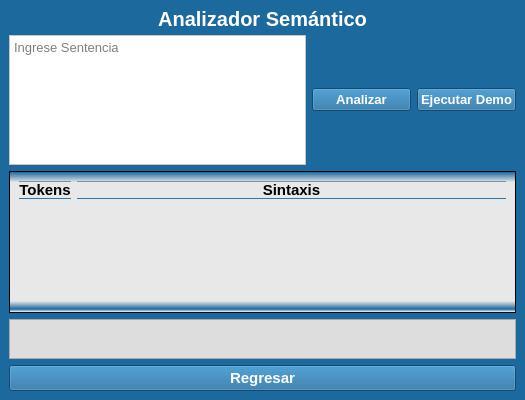
<?xml version="1.0" encoding="UTF-8"?>
<ui version="4.0">
 <class>MainWindow</class>
 <widget class="QMainWindow" name="MainWindow">
  <property name="geometry">
   <rect>
    <x>0</x>
    <y>0</y>
    <width>525</width>
    <height>400</height>
   </rect>
  </property>
  <property name="sizePolicy">
   <sizepolicy hsizetype="Minimum" vsizetype="Minimum">
    <horstretch>0</horstretch>
    <verstretch>0</verstretch>
   </sizepolicy>
  </property>
  <property name="minimumSize">
   <size>
    <width>500</width>
    <height>250</height>
   </size>
  </property>
  <property name="maximumSize">
   <size>
    <width>800</width>
    <height>1000</height>
   </size>
  </property>
  <property name="windowTitle">
   <string>Proyecto - Samira Suárez|David Yánez</string>
  </property>
  <property name="styleSheet">
   <string notr="true">background-color:rgb(28, 105, 157);
color:white;
</string>
  </property>
  <widget class="QWidget" name="centralwidget">
   <layout class="QVBoxLayout" name="verticalLayout" stretch="0,0,0,3,0">
    <item>
     <widget class="QLabel" name="Label_title">
      <property name="maximumSize">
       <size>
        <width>16777215</width>
        <height>20</height>
       </size>
      </property>
      <property name="font">
       <font>
        <pointsize>15</pointsize>
        <weight>75</weight>
        <bold>true</bold>
       </font>
      </property>
      <property name="text">
       <string>Analizador Semántico</string>
      </property>
      <property name="alignment">
       <set>Qt::AlignCenter</set>
      </property>
     </widget>
    </item>
    <item>
     <layout class="QHBoxLayout" name="horizontalLayout" stretch="3,1,1">
      <property name="sizeConstraint">
       <enum>QLayout::SetMinimumSize</enum>
      </property>
      <item>
       <widget class="QPlainTextEdit" name="Text_Sem">
        <property name="sizePolicy">
         <sizepolicy hsizetype="Minimum" vsizetype="Minimum">
          <horstretch>0</horstretch>
          <verstretch>0</verstretch>
         </sizepolicy>
        </property>
        <property name="maximumSize">
         <size>
          <width>16777215</width>
          <height>130</height>
         </size>
        </property>
        <property name="sizeIncrement">
         <size>
          <width>1</width>
          <height>1</height>
         </size>
        </property>
        <property name="font">
         <font>
          <pointsize>10</pointsize>
         </font>
        </property>
        <property name="cursor" stdset="0">
         <cursorShape>IBeamCursor</cursorShape>
        </property>
        <property name="styleSheet">
         <string notr="true">background-color:white;
color: black;</string>
        </property>
        <property name="horizontalScrollBarPolicy">
         <enum>Qt::ScrollBarAlwaysOff</enum>
        </property>
        <property name="placeholderText">
         <string>Ingrese Sentencia</string>
        </property>
       </widget>
      </item>
      <item>
       <widget class="QPushButton" name="Button_Analizar">
        <property name="sizePolicy">
         <sizepolicy hsizetype="Expanding" vsizetype="Fixed">
          <horstretch>0</horstretch>
          <verstretch>0</verstretch>
         </sizepolicy>
        </property>
        <property name="font">
         <font>
          <pointsize>10</pointsize>
          <weight>75</weight>
          <bold>true</bold>
         </font>
        </property>
        <property name="cursor">
         <cursorShape>PointingHandCursor</cursorShape>
        </property>
        <property name="text">
         <string>Analizar</string>
        </property>
        <property name="shortcut">
         <string>Return</string>
        </property>
       </widget>
      </item>
      <item>
       <widget class="QPushButton" name="Button_Demo">
        <property name="sizePolicy">
         <sizepolicy hsizetype="Expanding" vsizetype="Fixed">
          <horstretch>0</horstretch>
          <verstretch>0</verstretch>
         </sizepolicy>
        </property>
        <property name="font">
         <font>
          <pointsize>10</pointsize>
          <weight>75</weight>
          <bold>true</bold>
         </font>
        </property>
        <property name="cursor">
         <cursorShape>PointingHandCursor</cursorShape>
        </property>
        <property name="text">
         <string>Ejecutar Demo</string>
        </property>
       </widget>
      </item>
     </layout>
    </item>
    <item>
     <widget class="QScrollArea" name="scrollArea">
      <property name="palette">
       <palette>
        <active>
         <colorrole role="WindowText">
          <brush brushstyle="SolidPattern">
           <color alpha="255">
            <red>0</red>
            <green>0</green>
            <blue>0</blue>
           </color>
          </brush>
         </colorrole>
         <colorrole role="Button">
          <brush brushstyle="LinearGradientPattern">
           <gradient startx="0.000000000000000" starty="0.000000000000000" endx="0.000000000000000" endy="1.000000000000000" type="LinearGradient" spread="PadSpread" coordinatemode="ObjectBoundingMode">
            <gradientstop position="0.000000000000000">
             <color alpha="255">
              <red>28</red>
              <green>105</green>
              <blue>157</blue>
             </color>
            </gradientstop>
            <gradientstop position="0.073863600000000">
             <color alpha="255">
              <red>232</red>
              <green>232</green>
              <blue>232</blue>
             </color>
            </gradientstop>
            <gradientstop position="0.920455000000000">
             <color alpha="255">
              <red>232</red>
              <green>232</green>
              <blue>232</blue>
             </color>
            </gradientstop>
            <gradientstop position="0.977273000000000">
             <color alpha="255">
              <red>28</red>
              <green>105</green>
              <blue>157</blue>
             </color>
            </gradientstop>
            <gradientstop position="1.000000000000000">
             <color alpha="255">
              <red>255</red>
              <green>255</green>
              <blue>255</blue>
             </color>
            </gradientstop>
           </gradient>
          </brush>
         </colorrole>
         <colorrole role="Light">
          <brush brushstyle="SolidPattern">
           <color alpha="255">
            <red>255</red>
            <green>255</green>
            <blue>255</blue>
           </color>
          </brush>
         </colorrole>
         <colorrole role="Midlight">
          <brush brushstyle="SolidPattern">
           <color alpha="255">
            <red>255</red>
            <green>255</green>
            <blue>255</blue>
           </color>
          </brush>
         </colorrole>
         <colorrole role="Dark">
          <brush brushstyle="SolidPattern">
           <color alpha="255">
            <red>127</red>
            <green>127</green>
            <blue>127</blue>
           </color>
          </brush>
         </colorrole>
         <colorrole role="Mid">
          <brush brushstyle="SolidPattern">
           <color alpha="255">
            <red>170</red>
            <green>170</green>
            <blue>170</blue>
           </color>
          </brush>
         </colorrole>
         <colorrole role="Text">
          <brush brushstyle="SolidPattern">
           <color alpha="255">
            <red>0</red>
            <green>0</green>
            <blue>0</blue>
           </color>
          </brush>
         </colorrole>
         <colorrole role="BrightText">
          <brush brushstyle="SolidPattern">
           <color alpha="255">
            <red>255</red>
            <green>255</green>
            <blue>255</blue>
           </color>
          </brush>
         </colorrole>
         <colorrole role="ButtonText">
          <brush brushstyle="SolidPattern">
           <color alpha="255">
            <red>0</red>
            <green>0</green>
            <blue>0</blue>
           </color>
          </brush>
         </colorrole>
         <colorrole role="Base">
          <brush brushstyle="LinearGradientPattern">
           <gradient startx="0.000000000000000" starty="0.000000000000000" endx="0.000000000000000" endy="1.000000000000000" type="LinearGradient" spread="PadSpread" coordinatemode="ObjectBoundingMode">
            <gradientstop position="0.000000000000000">
             <color alpha="255">
              <red>28</red>
              <green>105</green>
              <blue>157</blue>
             </color>
            </gradientstop>
            <gradientstop position="0.073863600000000">
             <color alpha="255">
              <red>232</red>
              <green>232</green>
              <blue>232</blue>
             </color>
            </gradientstop>
            <gradientstop position="0.920455000000000">
             <color alpha="255">
              <red>232</red>
              <green>232</green>
              <blue>232</blue>
             </color>
            </gradientstop>
            <gradientstop position="0.977273000000000">
             <color alpha="255">
              <red>28</red>
              <green>105</green>
              <blue>157</blue>
             </color>
            </gradientstop>
            <gradientstop position="1.000000000000000">
             <color alpha="255">
              <red>255</red>
              <green>255</green>
              <blue>255</blue>
             </color>
            </gradientstop>
           </gradient>
          </brush>
         </colorrole>
         <colorrole role="Window">
          <brush brushstyle="LinearGradientPattern">
           <gradient startx="0.000000000000000" starty="0.000000000000000" endx="0.000000000000000" endy="1.000000000000000" type="LinearGradient" spread="PadSpread" coordinatemode="ObjectBoundingMode">
            <gradientstop position="0.000000000000000">
             <color alpha="255">
              <red>28</red>
              <green>105</green>
              <blue>157</blue>
             </color>
            </gradientstop>
            <gradientstop position="0.073863600000000">
             <color alpha="255">
              <red>232</red>
              <green>232</green>
              <blue>232</blue>
             </color>
            </gradientstop>
            <gradientstop position="0.920455000000000">
             <color alpha="255">
              <red>232</red>
              <green>232</green>
              <blue>232</blue>
             </color>
            </gradientstop>
            <gradientstop position="0.977273000000000">
             <color alpha="255">
              <red>28</red>
              <green>105</green>
              <blue>157</blue>
             </color>
            </gradientstop>
            <gradientstop position="1.000000000000000">
             <color alpha="255">
              <red>255</red>
              <green>255</green>
              <blue>255</blue>
             </color>
            </gradientstop>
           </gradient>
          </brush>
         </colorrole>
         <colorrole role="Shadow">
          <brush brushstyle="SolidPattern">
           <color alpha="255">
            <red>0</red>
            <green>0</green>
            <blue>0</blue>
           </color>
          </brush>
         </colorrole>
         <colorrole role="AlternateBase">
          <brush brushstyle="SolidPattern">
           <color alpha="255">
            <red>255</red>
            <green>255</green>
            <blue>255</blue>
           </color>
          </brush>
         </colorrole>
         <colorrole role="ToolTipBase">
          <brush brushstyle="SolidPattern">
           <color alpha="255">
            <red>255</red>
            <green>255</green>
            <blue>220</blue>
           </color>
          </brush>
         </colorrole>
         <colorrole role="ToolTipText">
          <brush brushstyle="SolidPattern">
           <color alpha="255">
            <red>0</red>
            <green>0</green>
            <blue>0</blue>
           </color>
          </brush>
         </colorrole>
        </active>
        <inactive>
         <colorrole role="WindowText">
          <brush brushstyle="SolidPattern">
           <color alpha="255">
            <red>0</red>
            <green>0</green>
            <blue>0</blue>
           </color>
          </brush>
         </colorrole>
         <colorrole role="Button">
          <brush brushstyle="LinearGradientPattern">
           <gradient startx="0.000000000000000" starty="0.000000000000000" endx="0.000000000000000" endy="1.000000000000000" type="LinearGradient" spread="PadSpread" coordinatemode="ObjectBoundingMode">
            <gradientstop position="0.000000000000000">
             <color alpha="255">
              <red>28</red>
              <green>105</green>
              <blue>157</blue>
             </color>
            </gradientstop>
            <gradientstop position="0.073863600000000">
             <color alpha="255">
              <red>232</red>
              <green>232</green>
              <blue>232</blue>
             </color>
            </gradientstop>
            <gradientstop position="0.920455000000000">
             <color alpha="255">
              <red>232</red>
              <green>232</green>
              <blue>232</blue>
             </color>
            </gradientstop>
            <gradientstop position="0.977273000000000">
             <color alpha="255">
              <red>28</red>
              <green>105</green>
              <blue>157</blue>
             </color>
            </gradientstop>
            <gradientstop position="1.000000000000000">
             <color alpha="255">
              <red>255</red>
              <green>255</green>
              <blue>255</blue>
             </color>
            </gradientstop>
           </gradient>
          </brush>
         </colorrole>
         <colorrole role="Light">
          <brush brushstyle="SolidPattern">
           <color alpha="255">
            <red>255</red>
            <green>255</green>
            <blue>255</blue>
           </color>
          </brush>
         </colorrole>
         <colorrole role="Midlight">
          <brush brushstyle="SolidPattern">
           <color alpha="255">
            <red>255</red>
            <green>255</green>
            <blue>255</blue>
           </color>
          </brush>
         </colorrole>
         <colorrole role="Dark">
          <brush brushstyle="SolidPattern">
           <color alpha="255">
            <red>127</red>
            <green>127</green>
            <blue>127</blue>
           </color>
          </brush>
         </colorrole>
         <colorrole role="Mid">
          <brush brushstyle="SolidPattern">
           <color alpha="255">
            <red>170</red>
            <green>170</green>
            <blue>170</blue>
           </color>
          </brush>
         </colorrole>
         <colorrole role="Text">
          <brush brushstyle="SolidPattern">
           <color alpha="255">
            <red>0</red>
            <green>0</green>
            <blue>0</blue>
           </color>
          </brush>
         </colorrole>
         <colorrole role="BrightText">
          <brush brushstyle="SolidPattern">
           <color alpha="255">
            <red>255</red>
            <green>255</green>
            <blue>255</blue>
           </color>
          </brush>
         </colorrole>
         <colorrole role="ButtonText">
          <brush brushstyle="SolidPattern">
           <color alpha="255">
            <red>0</red>
            <green>0</green>
            <blue>0</blue>
           </color>
          </brush>
         </colorrole>
         <colorrole role="Base">
          <brush brushstyle="LinearGradientPattern">
           <gradient startx="0.000000000000000" starty="0.000000000000000" endx="0.000000000000000" endy="1.000000000000000" type="LinearGradient" spread="PadSpread" coordinatemode="ObjectBoundingMode">
            <gradientstop position="0.000000000000000">
             <color alpha="255">
              <red>28</red>
              <green>105</green>
              <blue>157</blue>
             </color>
            </gradientstop>
            <gradientstop position="0.073863600000000">
             <color alpha="255">
              <red>232</red>
              <green>232</green>
              <blue>232</blue>
             </color>
            </gradientstop>
            <gradientstop position="0.920455000000000">
             <color alpha="255">
              <red>232</red>
              <green>232</green>
              <blue>232</blue>
             </color>
            </gradientstop>
            <gradientstop position="0.977273000000000">
             <color alpha="255">
              <red>28</red>
              <green>105</green>
              <blue>157</blue>
             </color>
            </gradientstop>
            <gradientstop position="1.000000000000000">
             <color alpha="255">
              <red>255</red>
              <green>255</green>
              <blue>255</blue>
             </color>
            </gradientstop>
           </gradient>
          </brush>
         </colorrole>
         <colorrole role="Window">
          <brush brushstyle="LinearGradientPattern">
           <gradient startx="0.000000000000000" starty="0.000000000000000" endx="0.000000000000000" endy="1.000000000000000" type="LinearGradient" spread="PadSpread" coordinatemode="ObjectBoundingMode">
            <gradientstop position="0.000000000000000">
             <color alpha="255">
              <red>28</red>
              <green>105</green>
              <blue>157</blue>
             </color>
            </gradientstop>
            <gradientstop position="0.073863600000000">
             <color alpha="255">
              <red>232</red>
              <green>232</green>
              <blue>232</blue>
             </color>
            </gradientstop>
            <gradientstop position="0.920455000000000">
             <color alpha="255">
              <red>232</red>
              <green>232</green>
              <blue>232</blue>
             </color>
            </gradientstop>
            <gradientstop position="0.977273000000000">
             <color alpha="255">
              <red>28</red>
              <green>105</green>
              <blue>157</blue>
             </color>
            </gradientstop>
            <gradientstop position="1.000000000000000">
             <color alpha="255">
              <red>255</red>
              <green>255</green>
              <blue>255</blue>
             </color>
            </gradientstop>
           </gradient>
          </brush>
         </colorrole>
         <colorrole role="Shadow">
          <brush brushstyle="SolidPattern">
           <color alpha="255">
            <red>0</red>
            <green>0</green>
            <blue>0</blue>
           </color>
          </brush>
         </colorrole>
         <colorrole role="AlternateBase">
          <brush brushstyle="SolidPattern">
           <color alpha="255">
            <red>255</red>
            <green>255</green>
            <blue>255</blue>
           </color>
          </brush>
         </colorrole>
         <colorrole role="ToolTipBase">
          <brush brushstyle="SolidPattern">
           <color alpha="255">
            <red>255</red>
            <green>255</green>
            <blue>220</blue>
           </color>
          </brush>
         </colorrole>
         <colorrole role="ToolTipText">
          <brush brushstyle="SolidPattern">
           <color alpha="255">
            <red>0</red>
            <green>0</green>
            <blue>0</blue>
           </color>
          </brush>
         </colorrole>
        </inactive>
        <disabled>
         <colorrole role="WindowText">
          <brush brushstyle="SolidPattern">
           <color alpha="255">
            <red>0</red>
            <green>0</green>
            <blue>0</blue>
           </color>
          </brush>
         </colorrole>
         <colorrole role="Button">
          <brush brushstyle="LinearGradientPattern">
           <gradient startx="0.000000000000000" starty="0.000000000000000" endx="0.000000000000000" endy="1.000000000000000" type="LinearGradient" spread="PadSpread" coordinatemode="ObjectBoundingMode">
            <gradientstop position="0.000000000000000">
             <color alpha="255">
              <red>28</red>
              <green>105</green>
              <blue>157</blue>
             </color>
            </gradientstop>
            <gradientstop position="0.073863600000000">
             <color alpha="255">
              <red>232</red>
              <green>232</green>
              <blue>232</blue>
             </color>
            </gradientstop>
            <gradientstop position="0.920455000000000">
             <color alpha="255">
              <red>232</red>
              <green>232</green>
              <blue>232</blue>
             </color>
            </gradientstop>
            <gradientstop position="0.977273000000000">
             <color alpha="255">
              <red>28</red>
              <green>105</green>
              <blue>157</blue>
             </color>
            </gradientstop>
            <gradientstop position="1.000000000000000">
             <color alpha="255">
              <red>255</red>
              <green>255</green>
              <blue>255</blue>
             </color>
            </gradientstop>
           </gradient>
          </brush>
         </colorrole>
         <colorrole role="Light">
          <brush brushstyle="SolidPattern">
           <color alpha="255">
            <red>255</red>
            <green>255</green>
            <blue>255</blue>
           </color>
          </brush>
         </colorrole>
         <colorrole role="Midlight">
          <brush brushstyle="SolidPattern">
           <color alpha="255">
            <red>255</red>
            <green>255</green>
            <blue>255</blue>
           </color>
          </brush>
         </colorrole>
         <colorrole role="Dark">
          <brush brushstyle="SolidPattern">
           <color alpha="255">
            <red>127</red>
            <green>127</green>
            <blue>127</blue>
           </color>
          </brush>
         </colorrole>
         <colorrole role="Mid">
          <brush brushstyle="SolidPattern">
           <color alpha="255">
            <red>170</red>
            <green>170</green>
            <blue>170</blue>
           </color>
          </brush>
         </colorrole>
         <colorrole role="Text">
          <brush brushstyle="SolidPattern">
           <color alpha="255">
            <red>0</red>
            <green>0</green>
            <blue>0</blue>
           </color>
          </brush>
         </colorrole>
         <colorrole role="BrightText">
          <brush brushstyle="SolidPattern">
           <color alpha="255">
            <red>255</red>
            <green>255</green>
            <blue>255</blue>
           </color>
          </brush>
         </colorrole>
         <colorrole role="ButtonText">
          <brush brushstyle="SolidPattern">
           <color alpha="255">
            <red>0</red>
            <green>0</green>
            <blue>0</blue>
           </color>
          </brush>
         </colorrole>
         <colorrole role="Base">
          <brush brushstyle="LinearGradientPattern">
           <gradient startx="0.000000000000000" starty="0.000000000000000" endx="0.000000000000000" endy="1.000000000000000" type="LinearGradient" spread="PadSpread" coordinatemode="ObjectBoundingMode">
            <gradientstop position="0.000000000000000">
             <color alpha="255">
              <red>28</red>
              <green>105</green>
              <blue>157</blue>
             </color>
            </gradientstop>
            <gradientstop position="0.073863600000000">
             <color alpha="255">
              <red>232</red>
              <green>232</green>
              <blue>232</blue>
             </color>
            </gradientstop>
            <gradientstop position="0.920455000000000">
             <color alpha="255">
              <red>232</red>
              <green>232</green>
              <blue>232</blue>
             </color>
            </gradientstop>
            <gradientstop position="0.977273000000000">
             <color alpha="255">
              <red>28</red>
              <green>105</green>
              <blue>157</blue>
             </color>
            </gradientstop>
            <gradientstop position="1.000000000000000">
             <color alpha="255">
              <red>255</red>
              <green>255</green>
              <blue>255</blue>
             </color>
            </gradientstop>
           </gradient>
          </brush>
         </colorrole>
         <colorrole role="Window">
          <brush brushstyle="LinearGradientPattern">
           <gradient startx="0.000000000000000" starty="0.000000000000000" endx="0.000000000000000" endy="1.000000000000000" type="LinearGradient" spread="PadSpread" coordinatemode="ObjectBoundingMode">
            <gradientstop position="0.000000000000000">
             <color alpha="255">
              <red>28</red>
              <green>105</green>
              <blue>157</blue>
             </color>
            </gradientstop>
            <gradientstop position="0.073863600000000">
             <color alpha="255">
              <red>232</red>
              <green>232</green>
              <blue>232</blue>
             </color>
            </gradientstop>
            <gradientstop position="0.920455000000000">
             <color alpha="255">
              <red>232</red>
              <green>232</green>
              <blue>232</blue>
             </color>
            </gradientstop>
            <gradientstop position="0.977273000000000">
             <color alpha="255">
              <red>28</red>
              <green>105</green>
              <blue>157</blue>
             </color>
            </gradientstop>
            <gradientstop position="1.000000000000000">
             <color alpha="255">
              <red>255</red>
              <green>255</green>
              <blue>255</blue>
             </color>
            </gradientstop>
           </gradient>
          </brush>
         </colorrole>
         <colorrole role="Shadow">
          <brush brushstyle="SolidPattern">
           <color alpha="255">
            <red>0</red>
            <green>0</green>
            <blue>0</blue>
           </color>
          </brush>
         </colorrole>
         <colorrole role="AlternateBase">
          <brush brushstyle="SolidPattern">
           <color alpha="255">
            <red>255</red>
            <green>255</green>
            <blue>255</blue>
           </color>
          </brush>
         </colorrole>
         <colorrole role="ToolTipBase">
          <brush brushstyle="SolidPattern">
           <color alpha="255">
            <red>255</red>
            <green>255</green>
            <blue>220</blue>
           </color>
          </brush>
         </colorrole>
         <colorrole role="ToolTipText">
          <brush brushstyle="SolidPattern">
           <color alpha="255">
            <red>0</red>
            <green>0</green>
            <blue>0</blue>
           </color>
          </brush>
         </colorrole>
        </disabled>
       </palette>
      </property>
      <property name="styleSheet">
       <string notr="true">background-color:qlineargradient(spread:pad, x1:0, y1:0, x2:0, y2:1, stop:0 rgba(28, 105, 157, 255), stop:0.0738636 rgba(232, 232, 232, 255), stop:0.920455 rgba(232, 232, 232, 255), stop:0.977273 rgba(28, 105, 157, 255), stop:1 rgba(255, 255, 255, 255));
color: black;</string>
      </property>
      <property name="widgetResizable">
       <bool>true</bool>
      </property>
      <widget class="QWidget" name="scrollAreaWidgetContents">
       <property name="geometry">
        <rect>
         <x>0</x>
         <y>0</y>
         <width>505</width>
         <height>138</height>
        </rect>
       </property>
       <layout class="QFormLayout" name="Form_elementos">
        <property name="labelAlignment">
         <set>Qt::AlignCenter</set>
        </property>
        <item row="0" column="0">
         <widget class="QLabel" name="label_4">
          <property name="font">
           <font>
            <pointsize>11</pointsize>
            <weight>75</weight>
            <bold>true</bold>
           </font>
          </property>
          <property name="text">
           <string>Tokens</string>
          </property>
          <property name="alignment">
           <set>Qt::AlignCenter</set>
          </property>
         </widget>
        </item>
        <item row="0" column="1">
         <widget class="QLabel" name="label_3">
          <property name="font">
           <font>
            <pointsize>11</pointsize>
            <weight>75</weight>
            <bold>true</bold>
           </font>
          </property>
          <property name="text">
           <string>Sintaxis</string>
          </property>
          <property name="alignment">
           <set>Qt::AlignCenter</set>
          </property>
         </widget>
        </item>
        <item row="1" column="0">
         <layout class="QFormLayout" name="Form_elems">
          <property name="rowWrapPolicy">
           <enum>QFormLayout::WrapAllRows</enum>
          </property>
          <property name="topMargin">
           <number>10</number>
          </property>
          <property name="bottomMargin">
           <number>5</number>
          </property>
         </layout>
        </item>
       </layout>
      </widget>
     </widget>
    </item>
    <item>
     <widget class="QListWidget" name="ListWidget">
      <property name="sizePolicy">
       <sizepolicy hsizetype="Minimum" vsizetype="Minimum">
        <horstretch>0</horstretch>
        <verstretch>0</verstretch>
       </sizepolicy>
      </property>
      <property name="maximumSize">
       <size>
        <width>10000</width>
        <height>40</height>
       </size>
      </property>
      <property name="font">
       <font>
        <pointsize>10</pointsize>
       </font>
      </property>
      <property name="styleSheet">
       <string notr="true">background-color:rgb(221, 221, 221);
color: black;</string>
      </property>
     </widget>
    </item>
    <item>
     <widget class="QPushButton" name="Button_Regresar">
      <property name="font">
       <font>
        <pointsize>11</pointsize>
        <weight>75</weight>
        <bold>true</bold>
       </font>
      </property>
      <property name="cursor">
       <cursorShape>PointingHandCursor</cursorShape>
      </property>
      <property name="text">
       <string>Regresar</string>
      </property>
     </widget>
    </item>
   </layout>
  </widget>
 </widget>
 <resources/>
 <connections/>
</ui>
